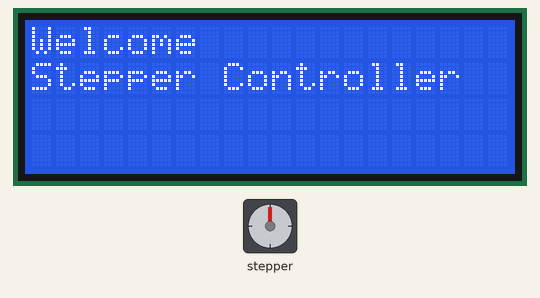
A sketch run on a simulated Arduino Uno, built with avr-gcc and run on an emulated ATmega328P. On the bench: 20×4 character LCD, stepper motor. Stepper angles assume 200 steps per turn.

Above: at 0.1 s.
At 1.26 s:
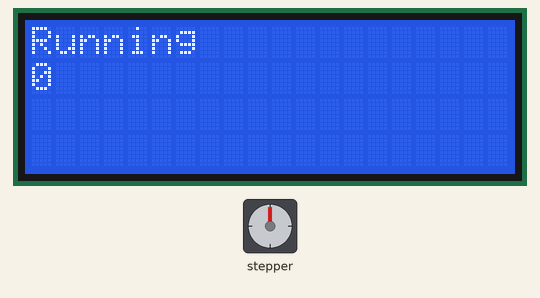
At 20.51 s:
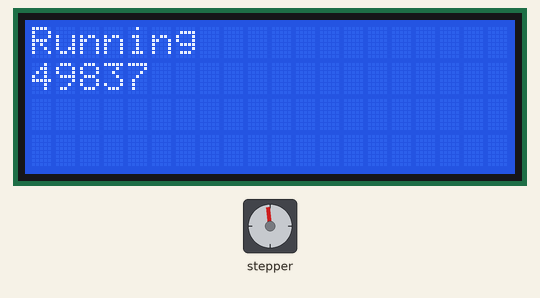
At 39.76 s:
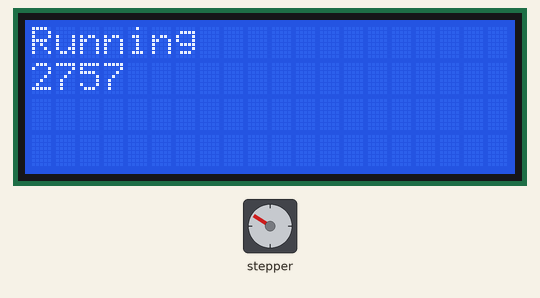
Timing chart, 0 to 40.0 s (numbered marks = the images above):
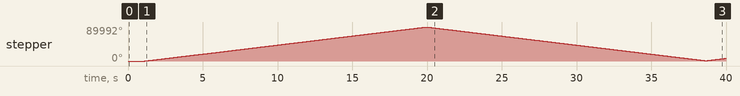

The sketch:

RUNwLCD.ino
```cpp
// inlude libs
#include <LiquidCrystal_I2C.h>
#include <AccelStepper.h>

// start display class
LiquidCrystal_I2C lcd = LiquidCrystal_I2C(0x27, 20, 4);

// define motorpins
#define dirPin 2
#define stepPin 3
#define motorInterfaceType 1

// Create a new instance of the AccelStepper class:
AccelStepper stepper = AccelStepper(motorInterfaceType, stepPin, dirPin);

// set some values
int RefreshRate = 500; // set time in milis how often we will check for inputs and refresh display

// calcuclate refreshrates
unsigned long lastRefresh = millis();
unsigned long nextRefresh = RefreshRate + lastRefresh;

//go to points
long GoTo[6] = {10000,50000,500,30000,90000,100};
int i = 0;

void setup() {
  pinMode(A3, INPUT);

  //init lcd, display welcome screen
  lcd.init();
  lcd.backlight();
  lcd.setCursor(0,0);
  lcd.print("Welcome");
  lcd.setCursor(0,1);
  lcd.print("Stepper Controller");
  delay(1000);
  lcd.clear();

  // set default motor values
  stepper.setMaxSpeed(16000);
  stepper.setSpeed(16000);
  stepper.setAcceleration(100000);
  stepper.setCurrentPosition(0);
  //stepper.setPinsInverted(false, false, false);
}

void loop()
{
  if(millis() > nextRefresh)
  {
    lcd.clear();
    lcd.home();
    lcd.print("Running");
    lcd.setCursor(0,1);
    lcd.print("        ");
    lcd.setCursor(0,1);
    lcd.print(stepper.currentPosition());

    nextRefresh = millis()+RefreshRate; // update refresh interval
  }

  if(stepper.distanceToGo() == 0)
  {
    stepper.moveTo(GoTo[i]);
    i++;
  }

  stepper.run();
}
```

Measured:
- by itself, stepper: turns 89992° clockwise in 18.8 s, then 89087° counter-clockwise in 18.7 s, then 6345° clockwise in 1.3 s
